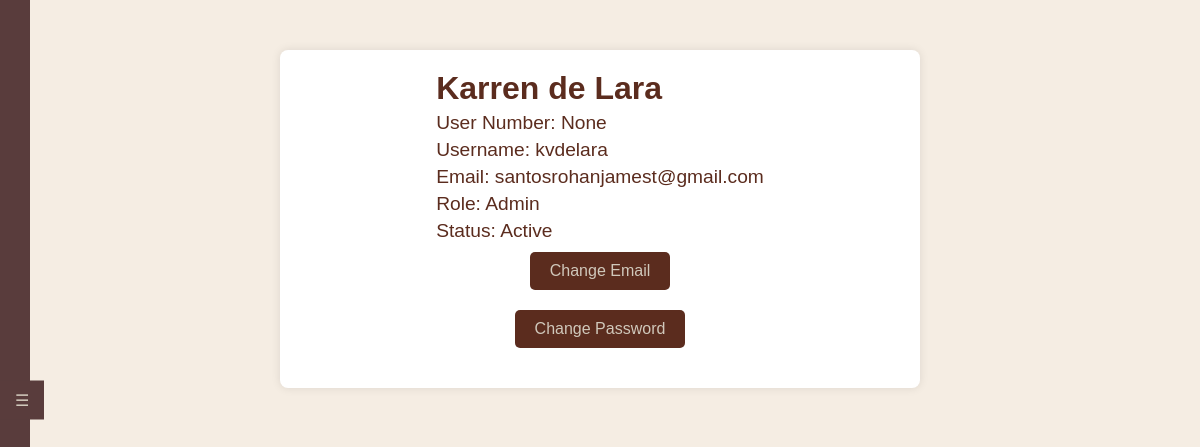
Screenshot of /profile (signed in) with the database file from the repository.
### tables this page shows
CREATE TABLE "users" (
	"user_id"	INTEGER,
	"userstat_id"	INTEGER,
	"role_id"	INTEGER NOT NULL,
	"user_number"	TEXT,
	"username"	TEXT NOT NULL,
	"first_name"	TEXT,
	"last_name"	TEXT,
	"middle_name"	TEXT,
	"email"	TEXT NOT NULL,
	"password_hash"	TEXT NOT NULL,
	"date_created"	DATE,
	"is_locked"	BOOLEAN DEFAULT 0,
	"failed_attempts"	INTEGER DEFAULT 0,
	"otp"	TEXT,
	"otp_attempts"	INTEGER DEFAULT 0,
	"otp_expiry"	TIMESTAMP,
	UNIQUE("email"),
	UNIQUE("username"),
	FOREIGN KEY("userstat_id") REFERENCES "userStatus"("userstat_id"),
	FOREIGN KEY("role_id") REFERENCES "Roles"("role_id"),
	PRIMARY KEY("user_id")
);

CREATE TABLE "Roles" (
	"role_id"	INTEGER,
	"role_name"	TEXT NOT NULL,
	PRIMARY KEY("role_id" AUTOINCREMENT)
);

CREATE TABLE "userStatus" (
	"userstat_id"	INTEGER NOT NULL UNIQUE,
	"userStatus"	TEXT NOT NULL,
	PRIMARY KEY("userstat_id" AUTOINCREMENT)
);

### app.py (the view)
@app.route('/profile')
def profile():
    user_id = session.get('user_id')
    if not user_id:
        flash('User not logged in', 'error')
        return redirect(url_for('login'))
    conn = get_db_connection()
    user = conn.execute('''
        SELECT u.user_id, u.first_name, u.last_name, u.username, u.email, u.role_id, u.userstat_id, r.role_name, us.userStatus, u.date_created, u.user_number
        FROM users u
        JOIN roles r ON u.role_id = r.role_id
        JOIN userStatus us ON u.userstat_id = us.userstat_id
        WHERE u.user_id = ?
    ''', (user_id,)).fetchone()
    conn.close()
    if user:
        user_details = dict(user)
        session['current_email'] = user['email']  # Save current email in the session
        user_number = session.get('user_number')
        current_time = datetime.now().strftime("%Y-%m-%d %H:%M:%S")
        log_activity(f'{user_number} {current_time}: Accessed profile page')
        return render_template('profile.html', user=user_details)
    else:
        flash('User not found', 'error')
        return redirect(url_for('dashboard'))

### app.py (called while the page is built)
def get_db_connection():
    conn = sqlite3.connect(app.config['DATABASE'], timeout=30)
    conn.execute('PRAGMA journal_mode=WAL')
    conn.row_factory = sqlite3.Row
    return conn

def log_activity(activity):
    user_number = session.get('user_number')  # Assuming you store the user's number in the session
    user_name = session.get('first_name')  # Assuming you store the user's name in the session
    current_time = datetime.now().strftime("%Y-%m-%d %H:%M:%S")
    log_message = f"{user_number} {current_time}: {activity}"
    conn = get_db_connection()
    conn.execute('INSERT INTO user_logs (user_number, user_name, activity) VALUES (?, ?, ?)', (user_number, user_name, log_message))
    conn.commit()
    conn.close()

### templates/profile.html (shortened to what this page needs)
<!DOCTYPE html>
<html lang="en">
<head>
    <link rel="stylesheet" href="{{ url_for('static', filename='styles.css') }}">
</head>
<body>
    <div class="sidebar-tab" id="toggleSidebar">☰</div>
    <div id="sidebar" class="sidebar">
        <ul>
            <li><a href="{{ url_for('dashboard') }}">Dashboard</a></li>
            <li><a href="{{ url_for('profile') }}">Profile</a></li>
            <li><a href="{{ url_for('users') }}">Users</a></li>
            <li><a href="{{ url_for('treatments') }}">Treatment</a></li>
            <li><a href="{{ url_for('maintenance') }}">Maintenance</a></li>
            <li><a href="{{ url_for('inventory') }}">Inventory</a></li>
            <br><br><br><br><br><br>
        </ul>
    </div>
    <div class="content-container">
        <div class="profile-container">
            <div class="profile-details">
                <h1>{{ user['first_name'] }} {{ user['last_name'] }}</h1>
                <p>User Number: {{ user['user_number'] }}</p>
                <p>Username: {{ user['username'] }}</p>
                <p>Email: {{ user['email'] }}</p>
                <p>Role: {{ user['role_name'] }}</p>
                <p>Status: {{ user['userStatus'] }}</p>
                <button class="btn" onclick="document.getElementById('changeEmailModal').style.display='block'">Change Email</button>
                <button class="btn" onclick="document.getElementById('changePasswordModal').style.display='block'">Change Password</button>
            </div>
        </div>
    </div>
</body>
</html>

### static/styles.css (style rules this page uses)
body { font-family: 'Inter', sans-serif; margin: 0; padding: 0; box-sizing: border-box; }
button { padding: 10px; background-color: #D0C8BB; color: #784D3C; border: none; border-radius: 5px; cursor: pointer; }
a { color: #cbc7c2; text-align: right; margin-bottom: 10px; }
.sidebar { width: 250px; background-color: #593C3C; color: #D0C8BB; overflow-y: scroll; padding: 15px; position: fixed; top: 0; bottom: 0; left: -250px; z-index: 1000; transition: left 0.3s ease; }
.sidebar-tab { position: fixed; left: 0; top: 50%; transform: translateY(-50%); background-color: #593C3C; color: #D0C8BB; padding: 10px 15px; cursor: pointer; z-index: 1001; }
.sidebar ul { list-style-type: none; padding: 0; }
.sidebar ul li { padding: 10px 0; }
.sidebar ul li a { color: #fff; text-decoration: none; display: block; padding: 10px 15px; }
.sidebar { -ms-overflow-style: none; scrollbar-width: none; }
.sidebar { overflow-y: auto; scrollbar-width: none; }
button { display: block; margin: 0 auto; padding: 10px 20px; font-size: 16px; cursor: pointer; }
button { padding: 10px 20px; background-color: #D0C8BB; color: #593C3C; border: none; border-radius: 5px; cursor: pointer; display: block; margin: 20px auto; }

### templates/profile.html (style rules this page uses)
body { font-family: Arial, sans-serif; background-color: #f5ede3; color: #5b2c1e; margin: 0; padding: 0; }
.profile-container { display: flex; flex-direction: column; align-items: center; padding: 20px; background-color: #fff; border-radius: 8px; box-shadow: 0 0 10px rgba(0, 0, 0, 0.1); margin: 50px auto; width: 50%; }
.profile-details h1 { font-size: 2em; margin: 0; }
.profile-details p { font-size: 1.2em; margin: 5px 0; }
.btn { background-color: #5b2c1e; color: #D0C8BB; padding: 10px 20px; border: none; border-radius: 5px; cursor: pointer; margin-top: 10px; }
.content-container { transition: margin-left 0.3s ease; }

### rows the page displays
users: first_name "Karren", last_name "de Lara", username "kvdelara", email "santosrohanjamest@gmail.com"
Roles: role_name "Admin"
userStatus: userStatus "Active"

### other values shown
{{ user['user_number'] }} "None"
